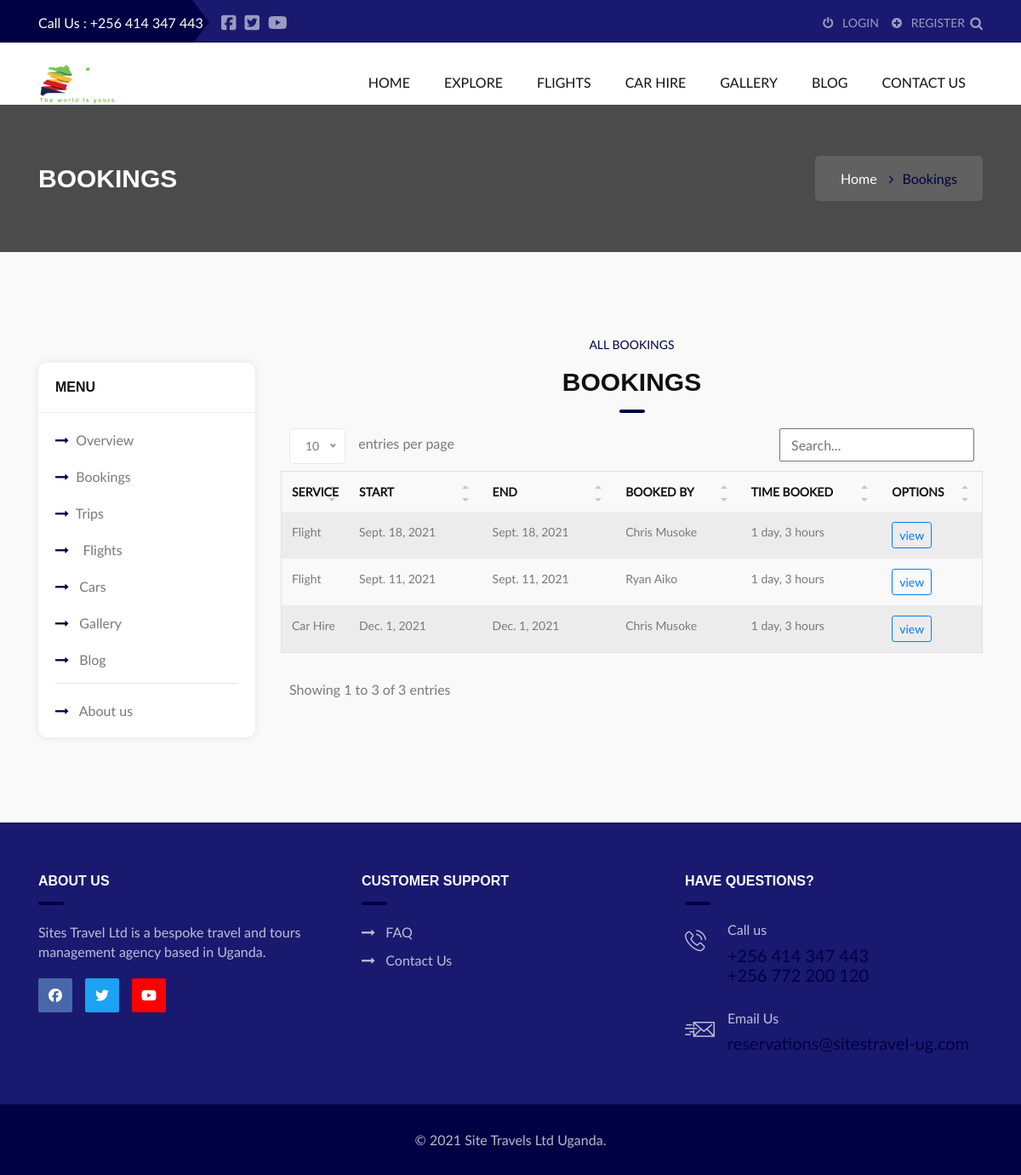
Screenshot of /bookings with the database file from the repository.
### myapp/models.py (models this page shows, shortened)
class Booking(models.Model):
    service = models.CharField(max_length=50, choices=SERVICE, default="trip")
    trip = models.ForeignKey(Trip, on_delete=models.CASCADE, null=True)
    car = models.ForeignKey(Car, on_delete=models.CASCADE, related_name="car_booking", null=True) # For car hire
    flight = models.ForeignKey(Flight, on_delete=models.CASCADE, null=True)
    flight_type = models.CharField(max_length=30, choices=TICKET_TYPE, default='one way') # For flight
    departure_date = models.DateField(max_length=100, null=True) # For flight
    full_name = models.CharField(max_length=100)
    email = models.EmailField()
    country = CountryField(blank_label='select country' )
    telephone = models.CharField(max_length=20)
    pickup = models.CharField(max_length=100)
    dropoff = models.CharField(max_length=100)
    start = models.DateField() # For trips, car hire
    end = models.DateField() # For trips, car hire
    slots = models.PositiveIntegerField(default=0)
    adults = models.PositiveIntegerField(default=0) # For flight
    children = models.PositiveIntegerField(default=0) # For flight
    infants = models.PositiveIntegerField(default=0) # For flight
    driven_by = models.CharField(max_length=40, choices=DRIVER, default='driver', null=True) # For car hire
    carhire_trip = models.CharField(max_length=100, choices=TRIP, default="up country") # For car hire
    time_booked = models.DateTimeField(auto_now_add=True)
    class Meta :
       ordering = ['-time_booked']

### myapp/views.py (the view)
# urls.py: path('bookings', views.bookings, name='bookings'),
def bookings(request):
    bookings = Booking.objects.all()
    booking_form = CarForm(request.POST or None, request.FILES or None)
    if booking_form.is_valid():
        instance = booking_form.save(commit=False)
        instance.save()
        messages.success(request, 'Booking saved successfully')
        return redirect('bookings')
    context = {
        'bookings': bookings,
        'booking_form': booking_form,
    }
    return render(request, "admin/bookings.html", context)

### myapp/forms.py
class CarForm(forms.ModelForm):
    make = forms.CharField(widget=forms.TextInput(attrs={'placeholder':'Make of car eg toyota'}))
    def __init__(self, *args, **kwargs):
        super(CarForm, self).__init__(*args, **kwargs)
        self.fields['image'].label = "Upload image (formats .png, .jpeg, jpg)"
    class Meta:
        model = Car
        fields = '__all__'
        exclude = ('id', )

### templates/admin/bookings.html (shortened to what this page needs)
{% extends 'base.html' %}
{% load static %}
{% load crispy_forms_tags %}
{% load humanize %}
{% block content %}
<div class="btc_tittle_main_wrapper">
	<div class="btc_tittle_img_overlay"></div>
	<div class="container">
		<div class="row">
			<div class="col-xl-6 col-lg-6 col-md-6 col-sm-12 col-12 full_width">
				<div class="btc_tittle_left_heading">
					<h1>Bookings</h1>
				</div>
			</div>
			<div class="col-xl-6 col-lg-6 col-md-6 col-sm-12 col-12 full_width">
				<div class="btc_tittle_right_heading">
					<div class="btc_tittle_right_cont_wrapper">
						<ul>
							<li>
								<a href="{% url 'index' %}">Home</a>
								<i class="fa fa-angle-right"></i>
							</li>
							<li>Bookings</li>
						</ul>
					</div>
				</div>
			</div>
		</div>
	</div>
</div>
<div class="x_blog_sidebar_main_wrapper float_left padding_tb_100">
	<div class="container">
		<div class="row">
			{% include 'includes/sidebar.html' %}
			<div class="col-xl-9 col-lg-8 col-md-12 col-sm-12 col-12">
				<div class="x_carbooking_right_section_wrapper float_left">
					<div class="row">
						<div class="col-12 col-md-8 offset-md-3">
						</div>
						<div class="x_services_title_main_wrapper float_left padding_tb_10">
							<div class="container">
								<div class="row">
									<div class="col-md-12">
										<div class="x_offer_car_heading_wrapper x_offer_car_tb_heading_wrapper float_left">
											<h4>All Bookings</h4>
											<h3>Bookings</h3>
										</div>
									</div>
									<div class="col-xl-12 col-lg-12 col-md-12 col-sm-12 col-12 full_width">
									<table id="myTable" class="table table-bordered table-hover table-striped table-responsive">
										<thead>
											<tr>
												<th >Service</th>
												<th >start</th>
												<th >end</th>
												<th>Booked by</th>
												<th>Time Booked</th>
												<th>Options</th>
											</tr>
										</thead>
										<tbody>
											{% for booking  in bookings  %}
											<tr>
												<td>{{booking.service |title }}</td>
												<td>{{booking.end}}</td>
												<td>{{booking.end}}</td>
												<td>{{booking.full_name |title }}</td>
												<td>{{booking.time_booked |timesince }}</td>
												<td>
													<a href="#" class="btn btn-outline-primary btn-sm">view</a>
												</td>
											</tr>
											{% endfor %}
										</tbody>
										</table>
									</div>
								</div>
							</div>
						</div>
					</div>
				</div>
			</div>
		</div>
	</div>
</div>
{% endblock %}

### rows the page displays
Booking: service "Flight", end "Sept. 18, 2021", full_name "Chris Musoke", time_booked "1 day, 3 hours"
Booking: service "Flight", end "Sept. 11, 2021", full_name "Ryan Aiko", time_booked "1 day, 3 hours"
Booking: service "Car Hire", end "Dec. 1, 2021", full_name "Chris Musoke", time_booked "1 day, 3 hours"
